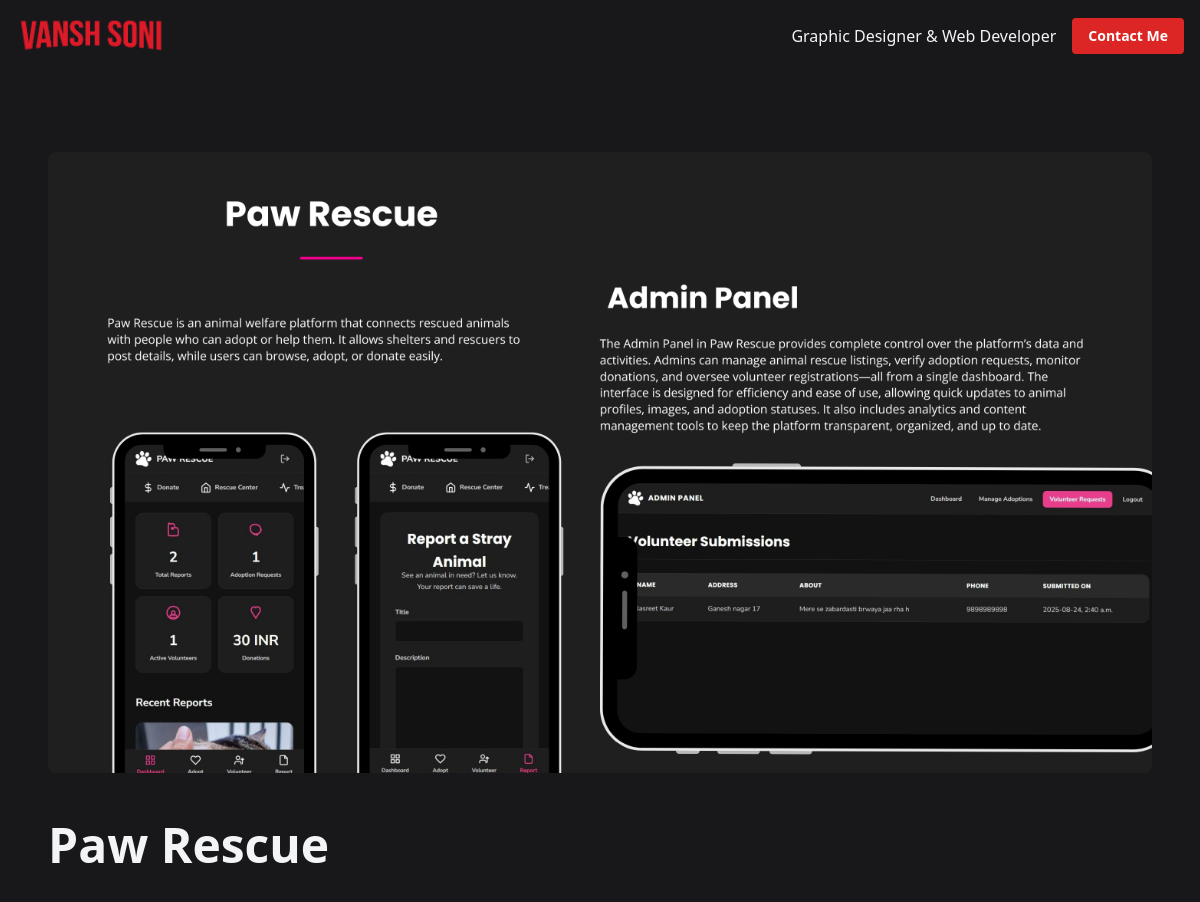
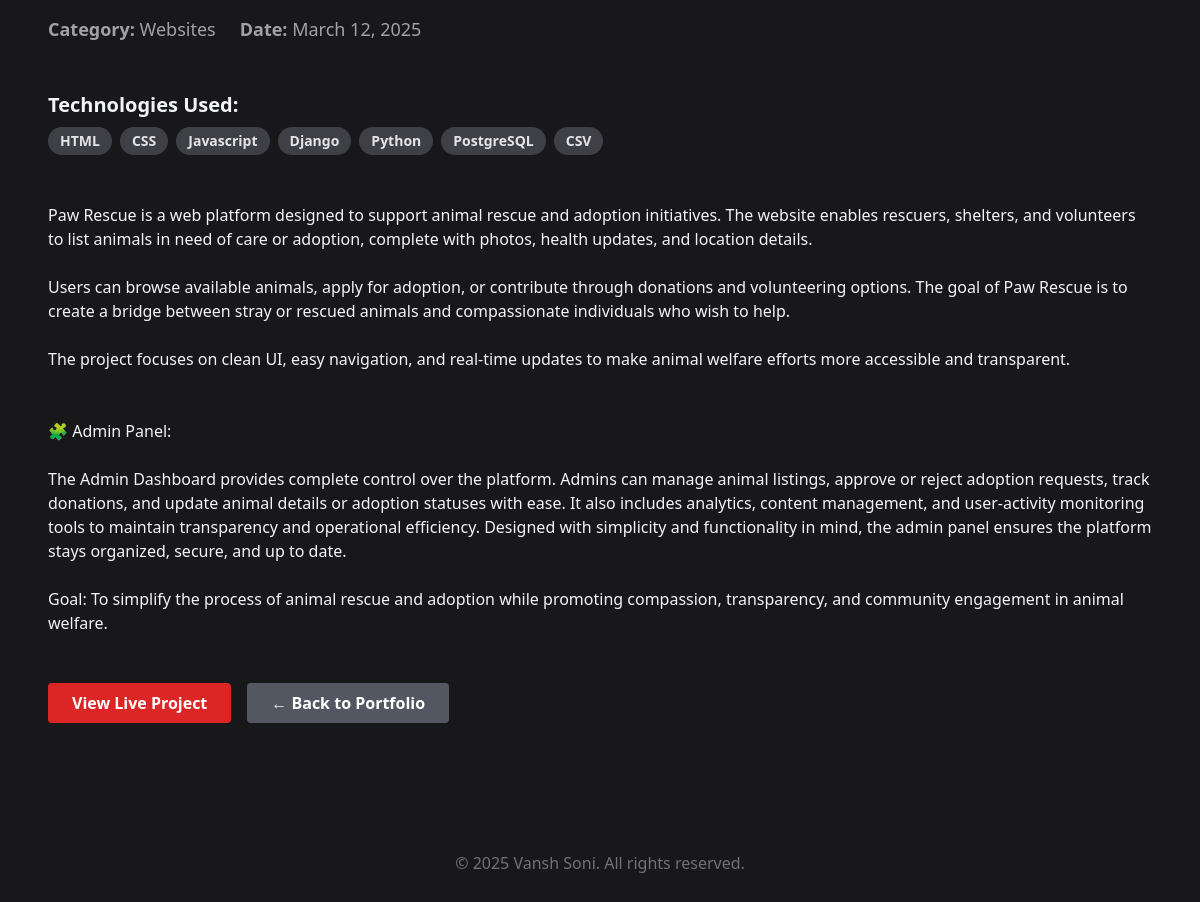
/project/paw-rescue/, run on the app's committed database (2 pictures, top to bottom).
### core/models.py (models this page shows, shortened)
class Project(models.Model):
    category = models.ForeignKey(Category, related_name='projects', on_delete=models.SET_NULL, null=True)
    title = models.CharField(max_length=200)
    thumbnail = models.ImageField(upload_to='projects/thumbnails/')
    short_description = models.CharField(max_length=250, help_text="The short summary shown on the portfolio grid.")
    slug = models.SlugField(max_length=200, unique=True, blank=True)
    date_completed = models.DateField(null=True, blank=True)
    technologies_used = models.CharField(max_length=200, blank=True, help_text="e.g., HTML, CSS, Django, Photoshop")
    detailed_description = models.TextField(blank=True, help_text="The full case study/review for the project detail page.")
    project_link = models.URLField(max_length=200, blank=True, help_text="The URL to the live site or GitHub repo.")
    main_image = models.ImageField(upload_to='projects/main_images/', blank=True, null=True, help_text="A large banner image for the detail page.")
    class Meta:
        ordering = ['-date_completed']
    def technology_list(self):
        if not self.technologies_used:
            return []
        return [tech.strip() for tech in self.technologies_used.split(',') if tech.strip()]

class Category(models.Model):
    name = models.CharField(max_length=100, unique=True)
    slug = models.SlugField(max_length=100, unique=True, blank=True)
    class Meta:
        verbose_name_plural = "Categories"

### core/views.py (the view)
# urls.py: path('project/<slug:slug>/', views.project_detail, name='project-detail'),
def project_detail(request, slug):
    project = get_object_or_404(Project, slug=slug)
    context = {
        'project': project
    }
    return render(request, 'project_detail.html', context)

### templates/project_detail.html (shortened to what this page needs)
{% extends "base.html" %}
{% block content %}
<div class="py-8">
    <div class="space-y-12 mt-12 px-6 md:px-12">
        {% if project.main_image %}
            <img src="{{ project.main_image.url }}" alt="{{ project.title }} banner" class="w-full aspect-video object-cover rounded-lg mb-8">
        {% else %}
            <img src="{{ project.thumbnail.url }}" alt="{{ project.title }} banner" class="w-full aspect-video object-cover rounded-lg mb-8">
        {% endif %}
        <h1 class="text-4xl md:text-5xl font-bold mb-4">{{ project.title }}</h1>
        <div class="flex flex-wrap gap-x-6 gap-y-2 text-lg text-zinc-400 mb-6">
            <span><strong>Category:</strong> {{ project.category.name }}</span>
            <span><strong>Date:</strong> {{ project.date_completed|date:"F j, Y" }}</span>
        </div>
        <div class="mb-8">
            <h3 class="text-xl font-semibold mb-2">Technologies Used:</h3>
            <div class="flex flex-wrap gap-2">
                {% for tech in project.technology_list %}
                <span class="bg-zinc-700 text-zinc-200 py-1 px-3 rounded-full text-sm font-semibold
                             hover:bg-red-600 transition-colors cursor-default">
                    {{ tech }}
                </span>
                {% endfor %}
            </div>
        </div>
        <div class="prose prose-invert prose-lg max-w-none">
            {{ project.detailed_description|linebreaksbr }}
        </div>
        <div class="mt-12 flex flex-wrap gap-4">
            {% if project.project_link %}
            <a href="{{ project.project_link }}" target="_blank" class="bg-red-600 text-white font-bold py-2 px-6 rounded hover:bg-red-700 transition-all">
                View Live Project
            </a>
            {% endif %}
            <a href="{% url 'home' %}" class="bg-gray-500 bg-opacity-70 text-white font-bold py-2 px-6 rounded hover:bg-opacity-50 transition-all">
                &larr; Back to Portfolio
            </a>
        </div>
    </div>
</div>
{% endblock %}

### data on the page
Project: main_image (picture), title "Paw Rescue", category.name "Websites", date_completed "March 12, 2025", detailed_description "Paw Rescue is a web platform designed to support animal rescue and adoption initiatives. The website enables rescuers, shelters, and volunteers to list animals in need of care or adoption, complete with photos, health updates, and location details. Users can browse available animals, apply for adoption, or contribute through donations and volunteering options. The goal of Paw Rescue is to create a bridge between stray or rescued animals and compassionate individuals who wish to help. The project focuses on clean UI, easy navigation, and real-time updates to make animal welfare efforts more accessible and transparent. 🧩 Admin Panel: The Admin Dashboard provides complete control over the…"

### other printed values
{{ tech }} "HTML" "CSS" "Javascript" "Django" "Python" "PostgreSQL" "CSV"
